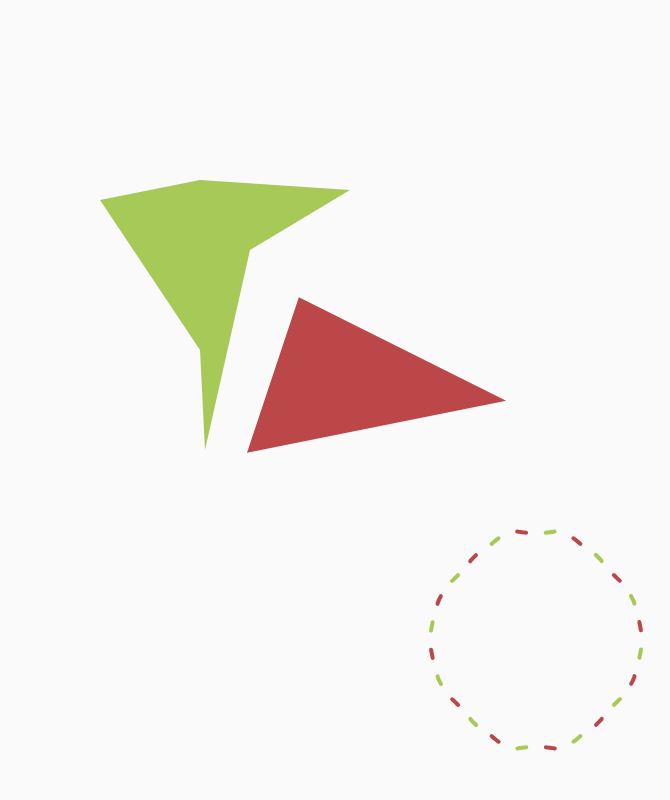
Frame 1 (no input)
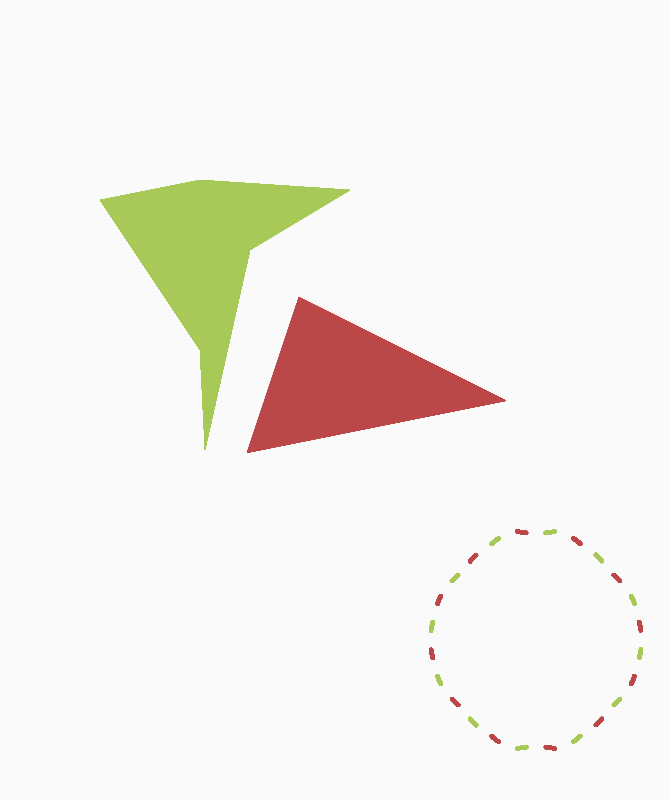
Frame 60 (no input)
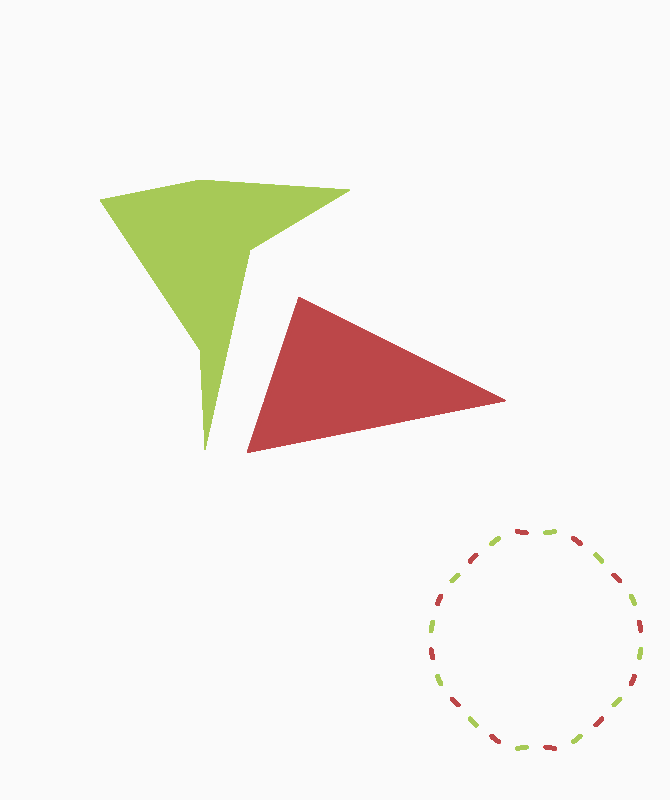
Frame 120 (the mouse pressed at the canvas centre since frame 60)

The p5.js sketch that drew these frames (run headless with seeded random() and noise() and a simulated clock; from frame 60 on, the mouse is pressed at the canvas centre):

// p5.js sketch
// ── sketch.js
// array
const polyPoints = [
  [100, 200],
  [200, 180],
  [350, 190],
  [250, 250],
  [205, 450],
  [200, 350],
];
// colours 
let primaryClr = [167, 201, 87];
let secondaryClr = [188, 71, 73];

// setup
function setup() {
  createCanvas(670, 800);
  background(250);
}

function draw() {
  strokeWeight(20);
  // a polygon with si
  // x sides
  noStroke();
  fill(primaryClr);
  beginShape();
  for (const [x, y] of polyPoints) {
    vertex(x, y);
  }
  endShape(CLOSE);

  // 2/3 - segmented circle with noise
stroke(0);
strokeWeight(4);
noFill();

// system variable 
const segmentCount = 24;
const segmentGap = 0.18;
const segmentAngle = TWO_PI / segmentCount;
const xPos = width * 0.8;
const yPos = height * 0.8;
const rad = 110;
const noiseScale = 0.01;

// outer loop
for (let i = 0; i < segmentCount; i++) {
  const start = i * segmentAngle + segmentGap / 2;
  const end = (i + 1) * segmentAngle - segmentGap / 2;

  // changing the colour of each other segment 
  if (i % 2 === 0) {
    stroke(primaryClr);
  } else {
    stroke(secondaryClr);
  }

  // forming the circle 
  beginShape();
  for (let t = start; t <= end; t += 0.01) {
    const x = cos(t) * rad;
    const y = sin(t) * rad;
    const offset = map(noise(x * noiseScale, y * noiseScale), 0, 1, -20, 20);
    const radius = rad + offset;

    vertex(xPos + cos(t) * radius, yPos + sin(t) * radius);
    
  }
  endShape();
}

fill(secondaryClr);
triangle(300, 300, 500, 400, 250, 450);
}
